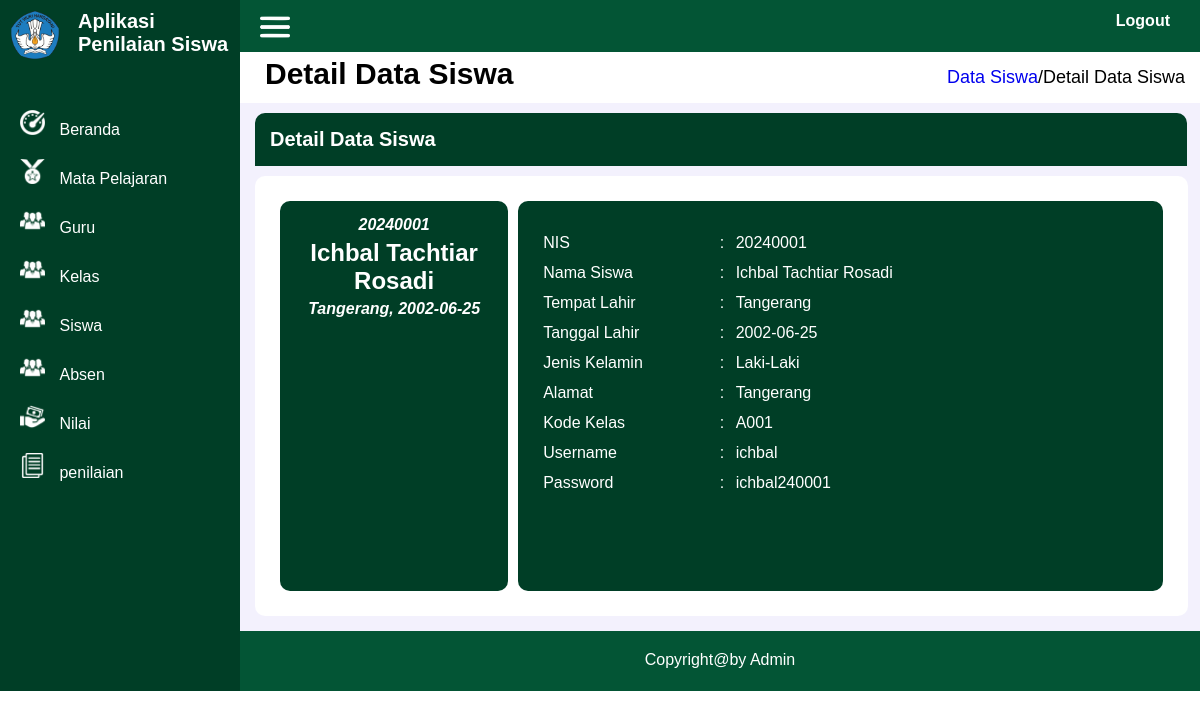
The app's page /admin/tampilan/detail_siswa.php?nis=20240001 with its own data.
### tables this page shows
CREATE TABLE `siswa` (
  `nis` int(11) NOT NULL,
  `nm_siswa` varchar(50) NOT NULL,
  `tmp_lahir` varchar(50) NOT NULL,
  `tgl_lahir` date NOT NULL,
  `jkel` varchar(10) NOT NULL,
  `alamat` varchar(250) NOT NULL,
  `telp` varchar(12) NOT NULL,
  `nm_wali` varchar(50) NOT NULL,
  `kd_kelas` varchar(10) NOT NULL,
  `username` varchar(50) NOT NULL,
  `password` varchar(50) NOT NULL
);

### admin/tampilan/detail_siswa.php (the view, shortened to what this page needs)
<!DOCTYPE html>
<html lang="en">
<head>
    <link rel="stylesheet" href="../../css/style.css">
</head>
<body>
<?php
    include "../../koneksi.php";
    $nis = $_GET['nis'];
    $sql = "SELECT * FROM siswa WHERE nis='$nis'";
    $result = mysqli_query($koneksi, $sql);
    if (mysqli_num_rows($result) > 0) {
        $row = mysqli_fetch_assoc($result);
        $nis = $row["nis"];
        $nm_siswa = $row["nm_siswa"];
        $tmp_lahir = $row["tmp_lahir"];
        $tgl_lahir = $row["tgl_lahir"];
        $jkel = $row["jkel"];
        $alamat = $row["alamat"];
        $kd_kelas = $row["kd_kelas"];
        $username = $row["username"];
        $password = $row["password"];
    }
?>
    <div class="container">
    <div class="side-kiri">
            <div class="identitas">
                <div class="logo">
                    <img src="../../gambar/logo.png">
                </div>
                <div class="judul">
                Aplikasi Penilaian Siswa
                </div>
            </div>
            <div class="side-menu">
                <img src="../../gambar/dashboard.png">
                <a href="../beranda.php">Beranda</a>
            </div>
            <div class="side-menu">
                <img src="../../gambar/jabatan.png">
                <a href="data_matpel.php">Mata Pelajaran</a>
            </div>
            <div class="side-menu">
                <img src="../../gambar/pegawai.png">
                <a href="data_guru.php">Guru</a>
            </div>
            <div class="side-menu">
                <img src="../../gambar/pegawai.png">
                <a href="data_kelas.php">Kelas</a>
            </div>
            <div class="side-menu">
                <img src="../../gambar/pegawai.png">
                <a href="data_siswa.php">Siswa</a>
            </div>
            <div class="side-menu">
                <img src="../../gambar/pegawai.png">
                <a href="data_absen.php">Absen</a>
            </div>
            <div class="side-menu">
                <img src="../../gambar/gaji.png">
                <a href="data_nilai.php">Nilai</a>
            </div>
            <div class="side-menu">
                <img src="../../gambar/penilaian.png">
                <a href="penilaian.php">penilaian</a>
            </div>
        </div>
        <div class="side-kanan">
            <div class="kepala">
                <div class="kepala-garis"><img src="../../gambar/garis.png"></div>
                <div class="logout"><a href="../../logout.php">Logout</a></div>
            </div>
            <div class="judul-halaman">
                <div class="judul-detail">Detail Data Siswa</div>
                <div class="link"><a href="data_siswa.php">Data Siswa</a>/Detail Data Siswa</div>
            </div>
            <div class="kotak-judul-detail">
                Detail Data Siswa
            </div>
            <div class="halaman-beranda">
                <div class="detail-foto">
                    <h4><?php echo $nis; ?></h4>
                    <h3><?php echo $nm_siswa; ?></h3>
                    <h4><?php echo $tmp_lahir; ?>, <?php echo $tgl_lahir; ?></h4>
                </div>
                <div class="detail-identitas">
                    <br>
                    <div class="kotak-identitas">
                        <div class="identitas-kiri">NIS</div>
                        <div class="identitas-tengah">:</div>
                        <div class="identitas-kanan"><?php echo $nis; ?></div>
                    </div>
                    <div class="kotak-identitas">
                        <div class="identitas-kiri">Nama Siswa</div>
                        <div class="identitas-tengah">:</div>
                        <div class="identitas-kanan"><?php echo $nm_siswa; ?></div>
                    </div>
                    <div class="kotak-identitas">
                        <div class="identitas-kiri">Tempat Lahir</div>
                        <div class="identitas-tengah">:</div>
                        <div class="identitas-kanan"><?php echo $tmp_lahir; ?></div>
                    </div>
                    <div class="kotak-identitas">
                        <div class="identitas-kiri">Tanggal Lahir</div>
                        <div class="identitas-tengah">:</div>
                        <div class="identitas-kanan"><?php echo $tgl_lahir; ?></div>
                    </div>
                    <div class="kotak-identitas">
                        <div class="identitas-kiri">Jenis Kelamin</div>
                        <div class="identitas-tengah">:</div>
                        <div class="identitas-kanan"><?php echo $jkel; ?></div>
                    </div>
                    <div class="kotak-identitas">
                        <div class="identitas-kiri">Alamat</div>
                        <div class="identitas-tengah">:</div>
                        <div class="identitas-kanan"><?php echo $alamat; ?></div>
                    </div>
                    <div class="kotak-identitas">
                        <div class="identitas-kiri">Kode Kelas</div>
                        <div class="identitas-tengah">:</div>
                        <div class="identitas-kanan"><?php echo $kd_kelas; ?></div>
                    </div>
                    <div class="kotak-identitas">
                        <div class="identitas-kiri">Username</div>
                        <div class="identitas-tengah">:</div>
                        <div class="identitas-kanan"><?php echo $username; ?></div>
                    </div>
                    <div class="kotak-identitas">
                        <div class="identitas-kiri">Password</div>
                        <div class="identitas-tengah">:</div>
                        <div class="identitas-kanan"><?php echo $password; ?></div>
                    </div>
            </div>
        </div>
        <div class="kaki">
                Copyright@by Admin
            </div>
    </div>
</body>
</html>

### css/style.css (style rules this page uses)
* { font-family: Arial, Helvetica, sans-serif; margin: 0; }
.container { width: 100%; height: auto; background-color: antiquewhite; display: flex; }
.side-kiri { width: 20%; min-height: 600px; background-color: rgb(0, 62, 38); }
.side-kanan { width: 80%; min-height: 600px; background-color: rgb(243, 241, 253); }
.identitas { display: flex; min-height: 40px; width: auto; margin-bottom: 40px; }
.logo { width: 20%; height: 40px; padding: 10px; }
.logo img { border-radius: 50%; width: 50px; height: 50px; }
.judul { width: 80%; height: 40px; padding: 10px; color: white; font-family: Helvetica; font-weight: bold; font-size: 20px; }
.side-menu { width: auto; border: 2px; color: aliceblue; padding: 10px 0px 10px 20px; align-items: center; }
.side-menu a { text-decoration: none; color: white; cursor: pointer; margin-left: 10px; }
.side-menu img { width: 25px; height: 25px; }
.kepala { width: auto; min-height: 40px; background-color: rgb(3, 85, 53); padding: 12px 30px 0px 0px; display: flex; }
.kepala-garis { width: 10%; height: 30px; }
.kepala-garis img { width: 30px; height: 30px; margin-left: 20px; }
.logout { width: 90%; height: 30px; text-align: right; }
.logout a { margin-top:20px; color: #fff; font-weight: bold; text-decoration: none; }
.judul-halaman { width: auto; min-height: 40px; text-align: right; background-color: #fff; display: flex; }
h3 { font-size: 24px; font-weight: bold; color: #fff; }
h4 { font-size: 16px; font-weight: bold; color: #fff; font-style: italic; margin: 5px; }
.halaman-beranda { width: 93%; min-height: 400px; background-color: #fff; padding: 20px; border-radius: 10px; margin: 10px 0px 0px 15px; display: flex; }
.kotak-judul-detail { width: 94%; min-height: 20px; background-color: rgb(0, 62, 38); padding: 15px; border-radius: 10px 10px 0px 0px; margin: 10px 0px 0px 15px; color: #fff; font-size: 20px; font-weight: bold; }
.judul-detail { font-size: 30px; font-weight: bold; text-align: left; padding: 5px; width: 35%; margin-left: 20px; }
.link { font-size: 18px; text-align: right; padding: 15px; width: 65%; }
.link a { text-decoration: none; }
.detail-foto { width: 25%; min-height: 50px; padding: 10px; color: #fff; background-color: rgb(0, 62, 38); text-align: center; border-radius: 10px; margin: 5px; }
.detail-identitas { width: 75%; height: auto; padding: 10px; background-color: rgb(0, 62, 38); border-radius: 10px; margin: 5px; color: #fff; }
.kotak-identitas { width: 100%; display: flex; height: 30px; margin-left: 10px; }
.identitas-kiri { width: 28%; height: auto; padding: 5px; }
.identitas-tengah { width: 1%; height: auto; padding: 5px; }
.identitas-kanan { width: 71%; height: auto; padding: 5px; }
.kaki { width: auto; min-height: 20px; background-color: rgb(3, 85, 53); padding: 20px; color: #fff; font-size: 16px; text-align: center; margin-top: 15px; }

### records on screen
siswa: nis "20240001", nm_siswa "Ichbal Tachtiar Rosadi", tmp_lahir "Tangerang", tgl_lahir "2002-06-25", jkel "Laki-Laki", alamat "Tangerang", kd_kelas "A001", username "ichbal", password "ichbal240001"
